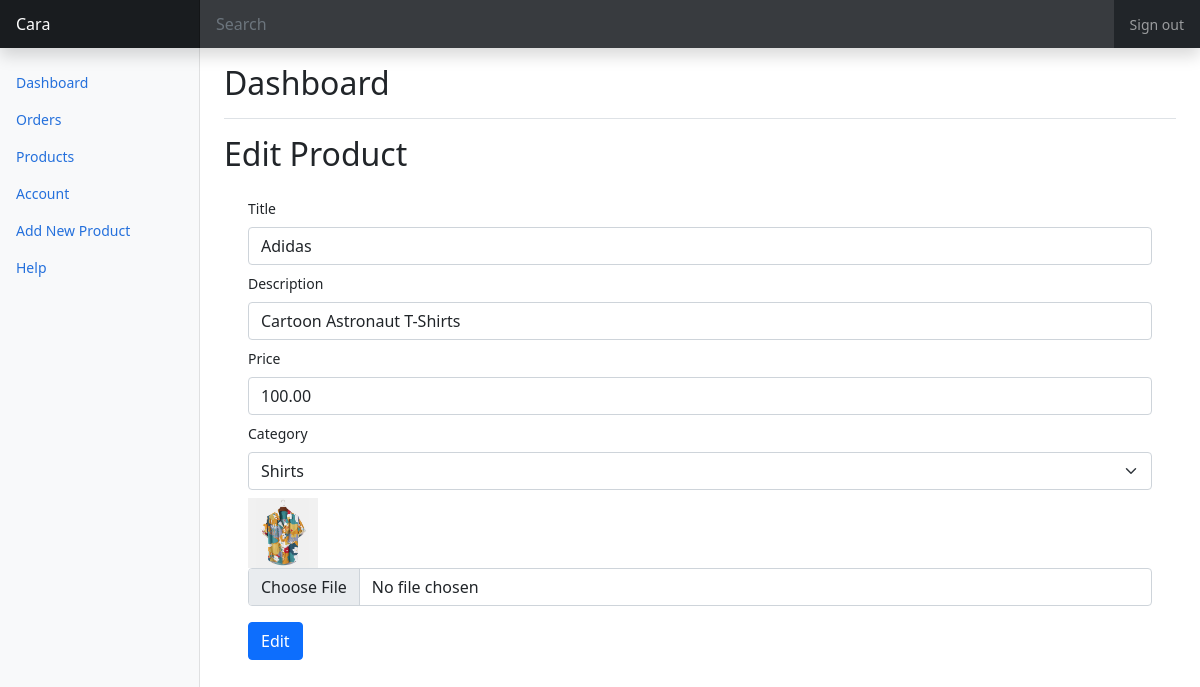
The app's page /admin/edit_product.php?product_id=1 with its own data.
### tables this page shows
CREATE TABLE `products` (
  `product_id` int(11) NOT NULL,
  `product_name` varchar(50) NOT NULL,
  `product_category` varchar(50) NOT NULL,
  `product_description` varchar(50) NOT NULL,
  `product_image` varchar(50) NOT NULL,
  `product_price` decimal(6,2) NOT NULL
);

### admin/edit_product.php (the view, shortened to what this page needs)
<?php include "header.php"; ?>
<?php
if(isset($_GET['product_id'])){
    $product_id = $_GET['product_id'];
    $stmt = $connection->prepare("SELECT * FROM products WHERE product_id = ?");
    $stmt->bind_param('i', $product_id);
    $stmt->execute();
    $products = $stmt->get_result();
} else if(isset($_POST['edit_btn'])){
    $product_id = $_POST['product_id'];
    $product_name = $_POST['product_name'];
    $product_description = $_POST['product_description'];
    $product_price = $_POST['product_price'];
    $product_category = $_POST['product_category'];
    $product_image = $_FILES['image']['name'];
    $product_image_temp = $_FILES['image']['tmp_name'];
    move_uploaded_file($product_image_temp, "../img/products/$product_image");
    $query = $connection->prepare("UPDATE products SET product_name = ?, product_description = ?, product_price = ?,
                                    product_category = ?, product_image = ? WHERE product_id = ?");
    $query->bind_param('sssssi', $product_name, $product_description, $product_price, $product_category, $product_image, $product_id);
    if($query->execute()){
        header('location: products.php?edit_success_message=Product has been updated successfully');
    } else {
        header('location: products.php?edit_failure_message=Error occurred, try again');
    }
} else {
    header('location: products.php');
    exit;
}
?>
<div class="container-fluid">
    <div class="row">
      <?php include "sidemenu.php"; ?>
        <main class="col-md-9 ms-sm-auto col-lg-10 px-md-4">
            <div class="d-flex justify-content-between flex-wrap flex-md-nowrap align-items-center pt-3 pb-2 mb-3 border-bottom">
                <h1 class="h2">Dashboard</h1>
            </div>
            <h2>Edit Product</h2>
            <div class="table-responsive">
                <div class="mx-auto container">
                    <form id="edit-form" enctype="multipart/form-data" method="post" action="edit_product.php">
                        <div class="form-group mt-2">
                            <?php foreach($products as $product){ ?>
                            <label for="product_name" class="form-label"> Title </label>
                            <input type="text" class="form-control" id="product-name" value="<?php echo $product['product_name']; ?>" name="product_name" placeholder="Title">
                        </div>
                        <div class="form-group mt-2">
                            <label for="product_description" class="form-label"> Description </label>
                            <input type="text" class="form-control" id="product-desc" value="<?php echo $product['product_description']; ?>" name="product_description" placeholder="Description">
                        </div>
                        <div class="form-group mt-2">
                            <label for="product_price" class="form-label"> Price </label>
                            <input type="text" class="form-control" id="product-price" value="<?php echo $product['product_price']; ?>" name="product_price" placeholder="Price">
                        </div>
                        <div class="form-group mt-2">
                            <label for="product_category" class="form-label"> Category </label>
                            <select name="product_category" class="form-select">
                                <option value="shirts">Shirts</option>
                            </select>
                        </div>
                        <div class="form-group mt-2">
                            <img src="../img/products/<?php echo $product['product_image']; ?>" alt="" style="width: 70px; height: 70px;">
                            <input type="file" class="form-control" name="image" id="image" placeholder="Image">
                        </div>
                        <?php } ?>
                        <div class="form-group mt-3">
                            <button type="submit" class="btn btn-primary" name="edit_btn">Edit</button>
                        </div>
                    </form>
                </div>
            </div>
        </main>
    </div>
</div>
  </body>
</html>

### admin/dashboard.css (style rules this page uses)
body { font-size: .875rem; }

### records on screen
products: product_name "Adidas", product_description "Cartoon Astronaut T-Shirts", product_price "100.00", product_image (picture)
